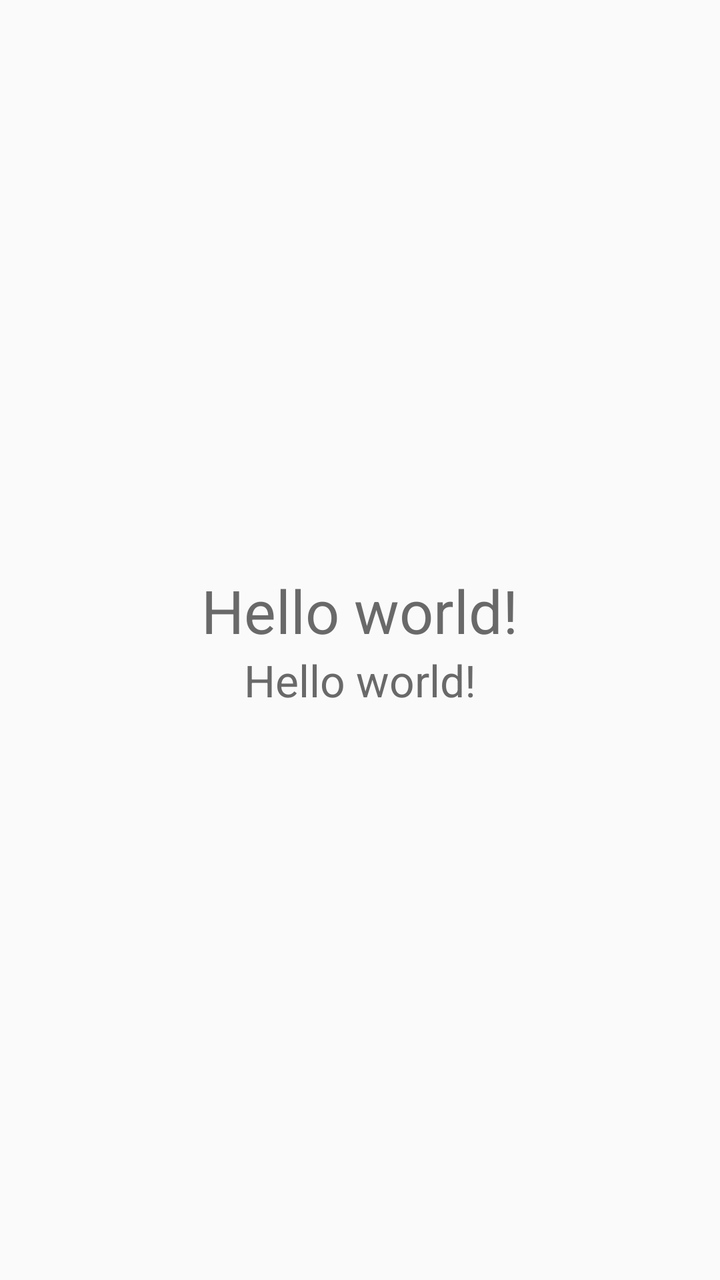
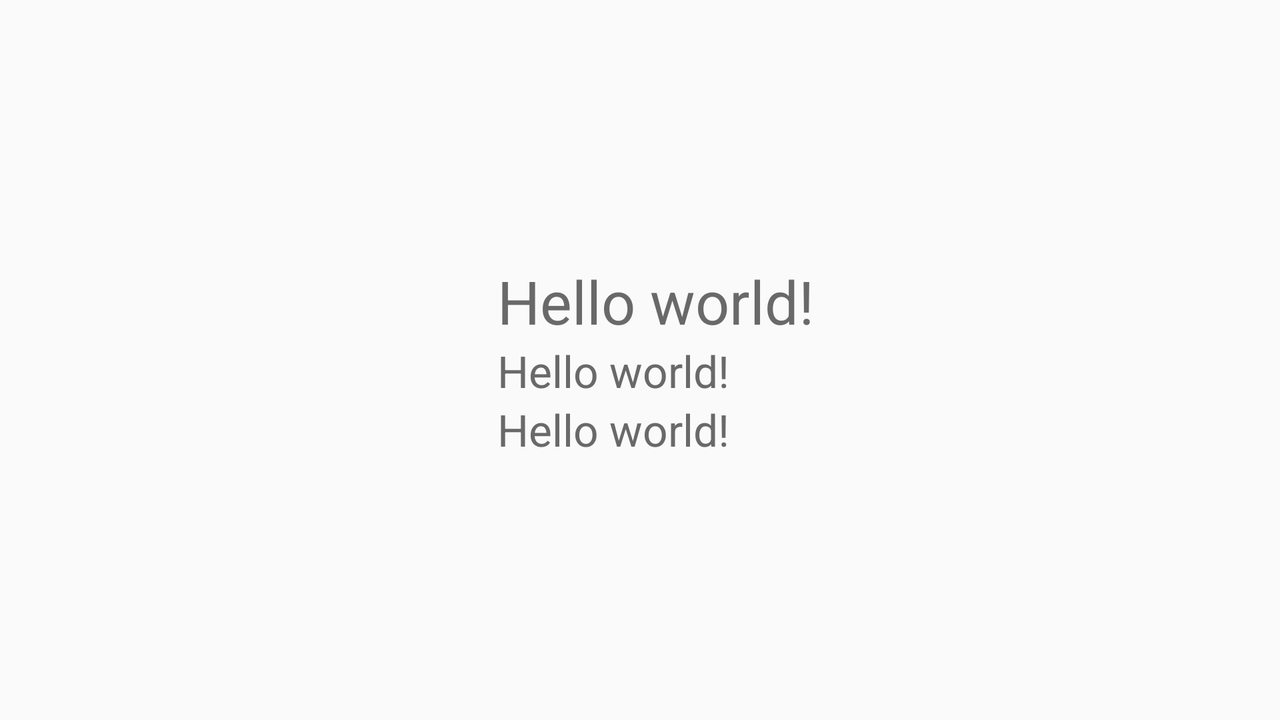

Two renders of one Android screen. The first uses the default layout on a phone; the second uses the alternative layout the repository ships for a different screen configuration, on a matching device. The two XML files are below.
<!-- AndroidManifest.xml: application theme AppTheme -->
<!-- res/layout/fragment_detail.xml -->
<?xml version="1.0" encoding="utf-8"?>
<LinearLayout
    xmlns:android="http://schemas.android.com/apk/res/android"
    android:orientation="vertical"
    android:layout_height="match_parent"
    style="@style/Center" >

    <RelativeLayout
        android:layout_width="match_parent"
        android:layout_height="wrap_content">

        <ImageView
            android:id="@+id/wifi_icon"
            style="@style/WifiIcon"
            android:layout_alignParentTop="true"
            android:layout_centerHorizontal="true" />

        <TextView
            android:id="@+id/heading"
            android:text="@string/hello_world"
            style="@style/MainHeading"
            android:layout_below="@id/wifi_icon" />

        <TextView
            android:id="@+id/subheading"
            android:text="@string/hello_world"
            style="@style/SubHeading" />

    </RelativeLayout>

</LinearLayout>
<!-- resources referenced by this layout -->
<resources>
  <string name="hello_world">Hello world!</string>
  <style name="Center" parent="@android:style/TextAppearance.Medium">
          <item name="android:layout_width">match_parent</item>
          <item name="android:layout_height">wrap_content</item>
          <item name="android:gravity">center</item>
      </style>
  <style name="MainHeading">
          <item name="android:layout_width">wrap_content</item>
          <item name="android:layout_height">wrap_content</item>
          <item name="android:textColor">@color/ColorDark</item>
          <item name="android:textSize">@dimen/text_heading</item>
          <item name="android:layout_centerHorizontal">true</item>
      </style>
  <style name="SubHeading">
          <item name="android:layout_below">@id/heading</item>
          <item name="android:textSize">@dimen/text_subheading</item>
          <item name="android:textColor">@color/ColorDark</item>
          <item name="android:layout_width">wrap_content</item>
          <item name="android:layout_height">wrap_content</item>
          <item name="android:layout_centerHorizontal">true</item>
      </style>
  <style name="WifiIcon">
          <item name="android:layout_width">wrap_content</item>
          <item name="android:layout_height">wrap_content</item>
          <item name="android:src">@drawable/ic_wifi_fan</item>
          <item name="android:tint">@color/ColorPrimaryDark</item>
      </style>
  <style name="AppTheme" parent="Theme.AppCompat.Light.DarkActionBar">
          
      </style>
  <color name="ColorDark">#696969</color>
  <dimen name="text_heading">30sp</dimen>
  <dimen name="text_subheading">22sp</dimen>
  <color name="ColorPrimaryDark">#009ACD</color>
</resources>
<!-- res/layout-land/fragment_detail.xml (the repository's variant of the layout above) -->
<!-- drawn on the phone turned sideways -->
<?xml version="1.0" encoding="utf-8"?>
<LinearLayout
    xmlns:android="http://schemas.android.com/apk/res/android"
    android:orientation="vertical"
    android:layout_height="match_parent"
    style="@style/Center">

    <RelativeLayout
        android:layout_width="wrap_content"
        android:layout_height="wrap_content" >

        <ImageView
            android:id="@+id/wifi_icon"
            style="@style/WifiIcon"
            android:layout_alignParentTop="true"
            android:layout_alignParentLeft="true" />

        <LinearLayout
            android:layout_width="wrap_content"
            android:layout_height="wrap_content"
            android:orientation="vertical"
            android:layout_toRightOf="@id/wifi_icon"
            android:paddingLeft="@dimen/activity_horizontal_margin" >

            <TextView
                android:id="@+id/heading"
                android:text="@string/hello_world"
                style="@style/MainHeading" />

            <TextView
                android:id="@+id/subheading"
                android:text="@string/hello_world"
                style="@style/SubHeading" />

            <TextView
                android:id="@+id/subheading_bssid"
                android:text="@string/hello_world"
                style="@style/SubHeading2" />

        </LinearLayout>

    </RelativeLayout>

</LinearLayout>
<!-- resources referenced by the variant -->
<!-- as the phone turned sideways resolves them -->
<resources>
  <dimen name="activity_horizontal_margin">16dp</dimen>
  <string name="hello_world">Hello world!</string>
  <style name="Center" parent="@android:style/TextAppearance.Medium">
          <item name="android:layout_width">match_parent</item>
          <item name="android:layout_height">wrap_content</item>
          <item name="android:gravity">center</item>
      </style>
  <style name="MainHeading">
          <item name="android:layout_width">wrap_content</item>
          <item name="android:layout_height">wrap_content</item>
          <item name="android:textColor">@color/ColorDark</item>
          <item name="android:textSize">@dimen/text_heading</item>
          <item name="android:layout_centerHorizontal">true</item>
      </style>
  <style name="SubHeading">
          <item name="android:layout_below">@id/heading</item>
          <item name="android:textSize">@dimen/text_subheading</item>
          <item name="android:textColor">@color/ColorDark</item>
          <item name="android:layout_width">wrap_content</item>
          <item name="android:layout_height">wrap_content</item>
          <item name="android:layout_centerHorizontal">true</item>
      </style>
  <style name="SubHeading2">
          <item name="android:layout_below">@id/subheading</item>
          <item name="android:textSize">@dimen/text_subheading</item>
          <item name="android:textColor">@color/ColorDark</item>
          <item name="android:layout_width">wrap_content</item>
          <item name="android:layout_height">wrap_content</item>
          <item name="android:layout_centerHorizontal">true</item>
      </style>
  <style name="WifiIcon">
          <item name="android:layout_width">wrap_content</item>
          <item name="android:layout_height">wrap_content</item>
          <item name="android:src">@drawable/ic_wifi_fan</item>
          <item name="android:tint">@color/ColorPrimaryDark</item>
      </style>
  <style name="AppTheme" parent="Theme.AppCompat.Light.DarkActionBar">
          
      </style>
  <color name="ColorDark">#696969</color>
  <dimen name="text_heading">30sp</dimen>
  <dimen name="text_subheading">22sp</dimen>
  <color name="ColorPrimaryDark">#009ACD</color>
</resources>
